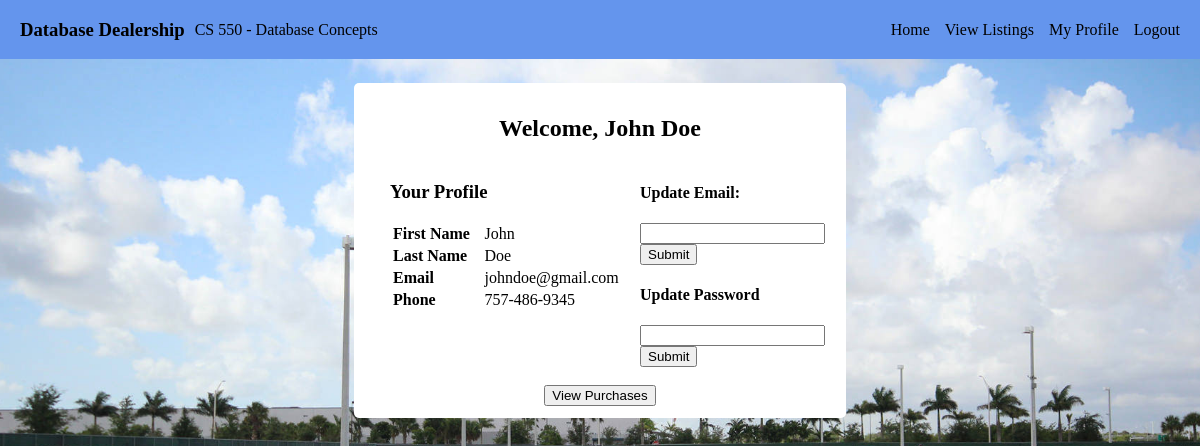
Page /profile.php (signed in) on the committed database.
### tables this page shows
CREATE TABLE CUSTOMER (
	CustomerID			INT				NOT NULL AUTO_INCREMENT PRIMARY KEY,
	FirstName			VARCHAR(30)		NOT NULL,
	LastName			VARCHAR(30)		NOT NULL,
	Phone				VARCHAR(12)		NULL,
	EmailAddress		VARCHAR(100)	NULL,
	Username			VARCHAR(25)		NOT NULL,
	Password			VARCHAR(300)	NOT NULL,
	AccountCreationDate	DATE			NOT NULL
);

### src/profile.php (the view, shortened to what this page needs)
<?php
	$conn = new mysqli("database", "root", "password", "dealership");
	$username = $_SESSION['username'];
	$table = strcmp($_SESSION['role'], "Customer") === 0 ? "CUSTOMER"
														 : "EMPLOYEE";
	if(strcmp($table, "CUSTOMER") === 0) {
		$sql = "SELECT FirstName, LastName, EmailAddress, Phone
				FROM $table where Username = '$username'";
		$result = $conn->query($sql) or die ("profile.php - Cannot get customer info.");
		while ($row = $result->fetch_assoc()) {
			$firstname = $row['FirstName'];
			$lastname = $row['LastName'];
			$email = $row['EmailAddress'];
			$phone = $row['Phone'];
		}
	}
?>
<!DOCTYPE html>
<html>
<head>
	<link rel="stylesheet" href="./styles.css" />
</head>
<body>
	<?php include("components/header.php"); ?>
	<div class="small-container" style="text-align: left">
		<h2 style="text-align: center">Welcome,  <?php echo "$firstname $lastname" ?></h2>
		<div style="display: flex">
			<div style="margin: 0 auto">
				<h3>Your Profile</h3>
				<table width="250" style="border: 0">
					<tr>
						<td><b>First Name</b></td>
						<td><?php echo $firstname ?></td>
					</tr>
					<tr>
						<td><b>Last Name</b></td>
						<td><?php echo $lastname ?></td>
					</tr>
					<tr>
						<td><b>Email</b></td>
						<td><?php echo $email ?></td>
					</tr>
					<tr>
						<td><b>Phone</b></td>
						<td><?php echo $phone ? $phone : "N/A" ?></td>
					</tr>
				</table>
			</div>
			<div style="margin: 0 auto">
				<form action="" method="post">
					<h4>Update Email:</h4>
					<input type=text name="update_email">
					<button>Submit</button>
				</form>
				<form action="" method="post">
					<h4>Update Password</h4>
					<input type=text name="update_password">
					<button>Submit</button>
				</form>
			</div>
		</div>
		<?php
			if (strcmp($table, "CUSTOMER") === 0) {
				echo "
					<br>
					<div style='text-align: center'>
						<form action='purchase_history.php' method='post'>
							<button name='purchases'>View Purchases</button>
						</form>
					</div>";
			}
		?>
	</div>
</body>
</html>

### src/styles.css (style rules this page uses)
body { margin: 0; background-image: url('./assets/background.jpeg'); background-position: center; background-repeat: no-repeat; background-attachment: fixed; background-size: cover; }
.small-container { background: white; color: black; text-align: center; border-radius: 5px; width: 35%; margin: 2% auto; padding: 1% 3%; }
.no-dec { color: black; text-decoration-line: none; }

### rows in the picture
customer: FirstName "John", LastName "Doe", EmailAddress "johndoe@gmail.com", Phone "757-486-9345"

### other values in the picture
$link "View Listings"
$link "My Profile"
$link "Logout"
